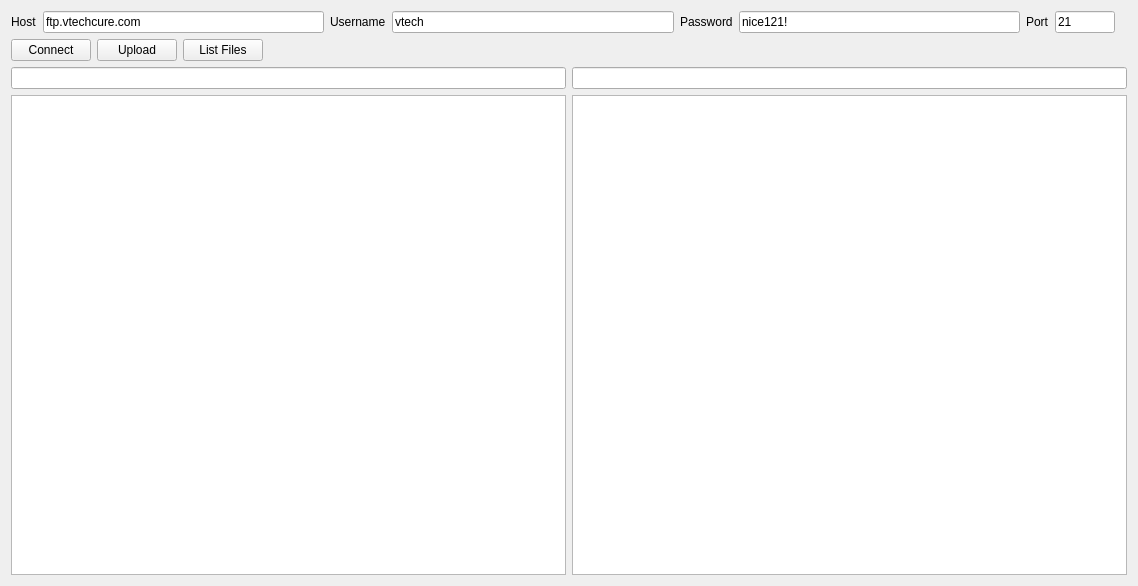
<?xml version="1.0" encoding="UTF-8"?>
<ui version="4.0">
 <class>FtpUploader</class>
 <widget class="QWidget" name="FtpUploader">
  <property name="geometry">
   <rect>
    <x>0</x>
    <y>0</y>
    <width>1138</width>
    <height>586</height>
   </rect>
  </property>
  <property name="windowTitle">
   <string>FTP Panel</string>
  </property>
  <layout class="QGridLayout" name="gridLayout">
   <item row="4" column="5">
    <widget class="QLineEdit" name="password">
     <property name="text">
      <string>nice121!</string>
     </property>
    </widget>
   </item>
   <item row="4" column="3">
    <widget class="QLineEdit" name="username">
     <property name="text">
      <string>vtech</string>
     </property>
    </widget>
   </item>
   <item row="4" column="1">
    <widget class="QLineEdit" name="hostname">
     <property name="text">
      <string>ftp.vtechcure.com</string>
     </property>
    </widget>
   </item>
   <item row="4" column="2">
    <widget class="QLabel" name="label">
     <property name="text">
      <string>Username</string>
     </property>
    </widget>
   </item>
   <item row="4" column="4">
    <widget class="QLabel" name="label_2">
     <property name="text">
      <string>Password</string>
     </property>
    </widget>
   </item>
   <item row="4" column="6">
    <widget class="QLabel" name="label_4">
     <property name="text">
      <string>Port</string>
     </property>
    </widget>
   </item>
   <item row="4" column="7">
    <widget class="QLineEdit" name="port">
     <property name="sizePolicy">
      <sizepolicy hsizetype="Maximum" vsizetype="Fixed">
       <horstretch>0</horstretch>
       <verstretch>0</verstretch>
      </sizepolicy>
     </property>
     <property name="maximumSize">
      <size>
       <width>60</width>
       <height>16777215</height>
      </size>
     </property>
     <property name="text">
      <string>21</string>
     </property>
    </widget>
   </item>
   <item row="4" column="0">
    <widget class="QLabel" name="label_3">
     <property name="text">
      <string>Host</string>
     </property>
    </widget>
   </item>
   <item row="6" column="0" colspan="10">
    <layout class="QGridLayout" name="gridLayout_2">
     <item row="1" column="0">
      <widget class="QListWidget" name="listLocalFiles"/>
     </item>
     <item row="1" column="1">
      <widget class="QListWidget" name="listServerFiles"/>
     </item>
     <item row="0" column="0">
      <widget class="QLineEdit" name="lineEdit"/>
     </item>
     <item row="0" column="1">
      <widget class="QLineEdit" name="lineEdit_2"/>
     </item>
    </layout>
   </item>
   <item row="5" column="0" colspan="9">
    <layout class="QHBoxLayout" name="horizontalLayout_2">
     <item>
      <widget class="QPushButton" name="btnConnect">
       <property name="text">
        <string>Connect</string>
       </property>
      </widget>
     </item>
     <item>
      <widget class="QPushButton" name="btnUpload">
       <property name="text">
        <string>Upload</string>
       </property>
      </widget>
     </item>
     <item>
      <widget class="QPushButton" name="btnListFiles">
       <property name="text">
        <string>List Files</string>
       </property>
      </widget>
     </item>
     <item>
      <spacer name="horizontalSpacer">
       <property name="orientation">
        <enum>Qt::Horizontal</enum>
       </property>
       <property name="sizeHint" stdset="0">
        <size>
         <width>40</width>
         <height>20</height>
        </size>
       </property>
      </spacer>
     </item>
    </layout>
   </item>
  </layout>
 </widget>
 <resources/>
 <connections/>
</ui>
